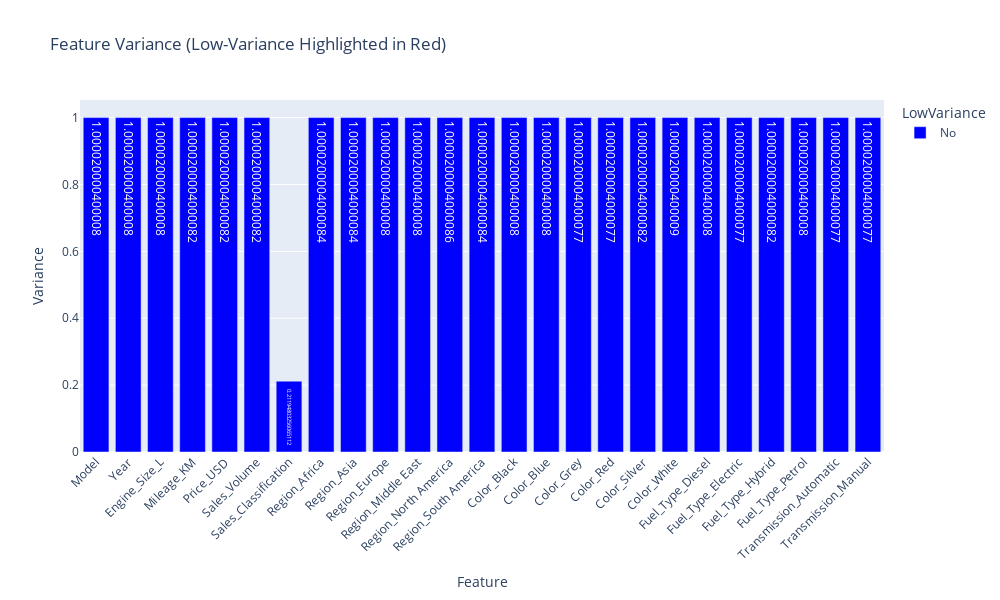

Notebook code for this chart:
### Code cell
# Faqat sonli ustunlarni tanlab olamiz
numeric_cols = df.select_dtypes(include=[np.number]).columns

# Har bir sonli ustun uchun variansani hisoblaymiz
variances = df[numeric_cols].var()

# Past variansa uchun threshold belgilaymiz (masalan: 0.01)
threshold = 0.01

# Threshold’dan kichik bo‘lgan variansali ustunlarni topamiz
low_variance_features = variances[variances < threshold].index.tolist()

# Natijani DataFrame ko‘rinishida saqlaymiz
# Feature -> ustun nomi
# Variance -> ustunning varians qiymati
# LowVariance -> agar ustun past variansli bo‘lsa 'Yes', aks holda 'No'
var_df = pd.DataFrame({
    'Feature': variances.index,
    'Variance': variances.values,
    'LowVariance': ['Yes' if f in low_variance_features else 'No' for f in variances.index]
})

# Plotly Express yordamida bar chart (ustunli grafik) chizamiz
fig = px.bar(
    var_df,
    x='Feature',        # x o‘qi – ustun nomlari
    y='Variance',       # y o‘qi – varians qiymati
    color='LowVariance',  # rang past variansli yoki yo‘qligiga qarab belgilanadi
    color_discrete_map={'Yes': 'red', 'No': 'blue'},  # Yes -> qizil, No -> ko‘k
    text='Variance',    # ustun ustiga varians qiymatini yozib qo‘yish
    title='Feature Variance (Low-Variance Highlighted in Red)'  # grafik sarlavhasi
)

# Grafikni sozlash: x o‘qi yozuvlarini 45° buramiz, grafik o‘lchamini belgilaymiz
fig.update_layout(
    xaxis_tickangle=-45,
    width=1000,
    height=600
)

# Grafikni ko‘rsatish
fig.show()

### Figure 1 — Plotly figure (JSON) as saved in the notebook; plotly's stock layout.template omitted (floating-point values rounded to 4 significant figures)
{"data": [{"hovertemplate": "LowVariance=No<br>Feature=%{x}<br>Variance=%{text}<extra></extra>", "legendgroup": "No", "marker": {"color": "blue", "pattern": {"shape": ""}}, "name": "No", "orientation": "v", "showlegend": true, "text": [1.0, 1.0, 1.0, 1.0, 1.0, 1.0, 0.2119, 1.0, 1.0, 1.0, 1.0, 1.0, 1.0, 1.0, 1.0, 1.0, 1.0, 1.0, 1.0, 1.0, 1.0, 1.0, 1.0, 1.0, 1.0], "textposition": "auto", "type": "bar", "x": ["Model", "Year", "Engine_Size_L", "Mileage_KM", "Price_USD", "Sales_Volume", "Sales_Classification", "Region_Africa", "Region_Asia", "Region_Europe", "Region_Middle East", "Region_North America", "Region_South America", "Color_Black", "Color_Blue", "Color_Grey", "Color_Red", "Color_Silver", "Color_White", "Fuel_Type_Diesel", "Fuel_Type_Electric", "Fuel_Type_Hybrid", "Fuel_Type_Petrol", "Transmission_Automatic", "Transmission_Manual"], "xaxis": "x", "y": [1.0, 1.0, 1.0, 1.0, 1.0, 1.0, 0.2119, 1.0, 1.0, 1.0, 1.0, 1.0, 1.0, 1.0, 1.0, 1.0, 1.0, 1.0, 1.0, 1.0, 1.0, 1.0, 1.0, 1.0, 1.0], "yaxis": "y"}], "layout": {"barmode": "relative", "height": 600, "legend": {"title": {"text": "LowVariance"}, "tracegroupgap": 0}, "title": {"text": "Feature Variance (Low-Variance Highlighted in Red)"}, "width": 1000, "xaxis": {"anchor": "y", "domain": [0, 1], "tickangle": -45, "title": {"text": "Feature"}}, "yaxis": {"anchor": "x", "domain": [0, 1], "title": {"text": "Variance"}}}}
